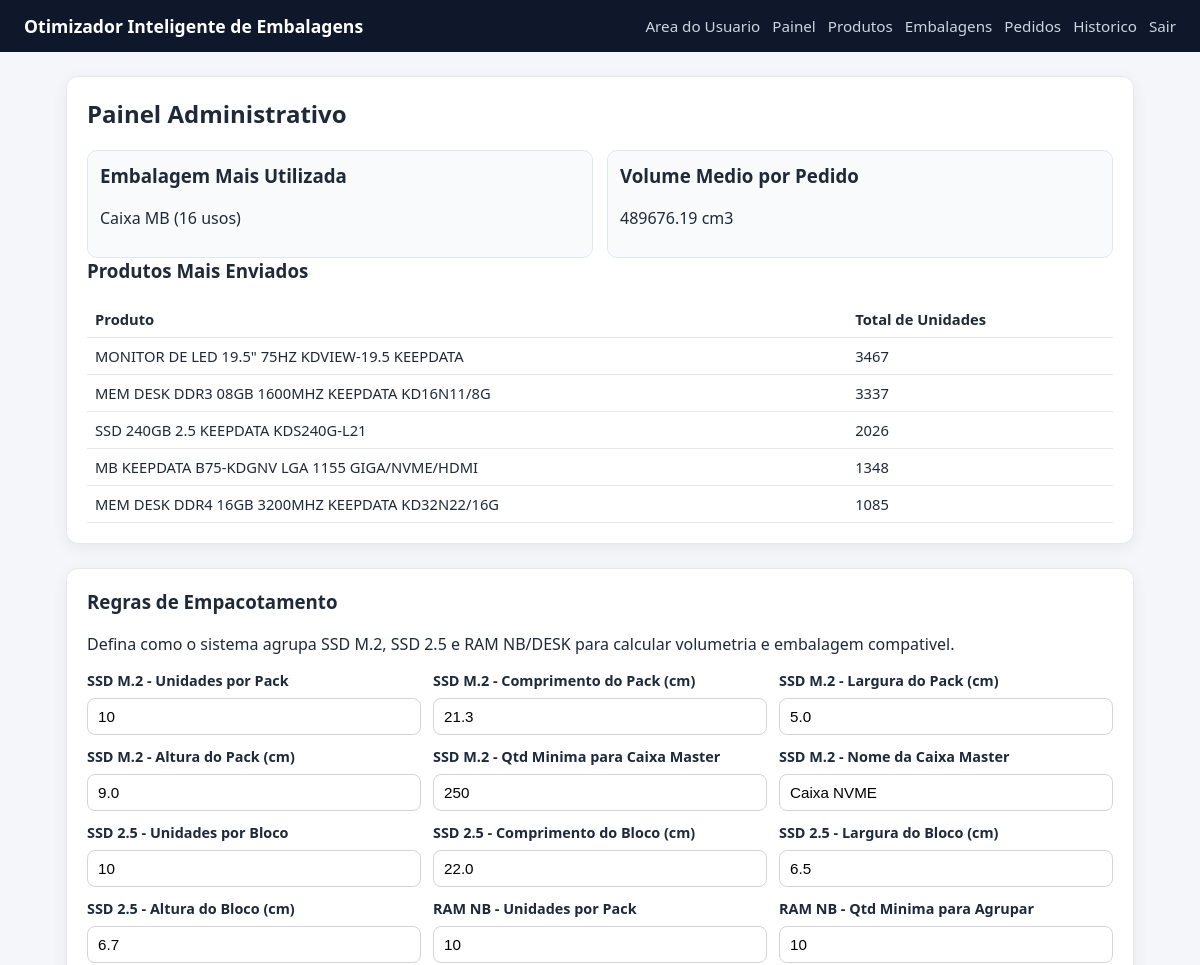
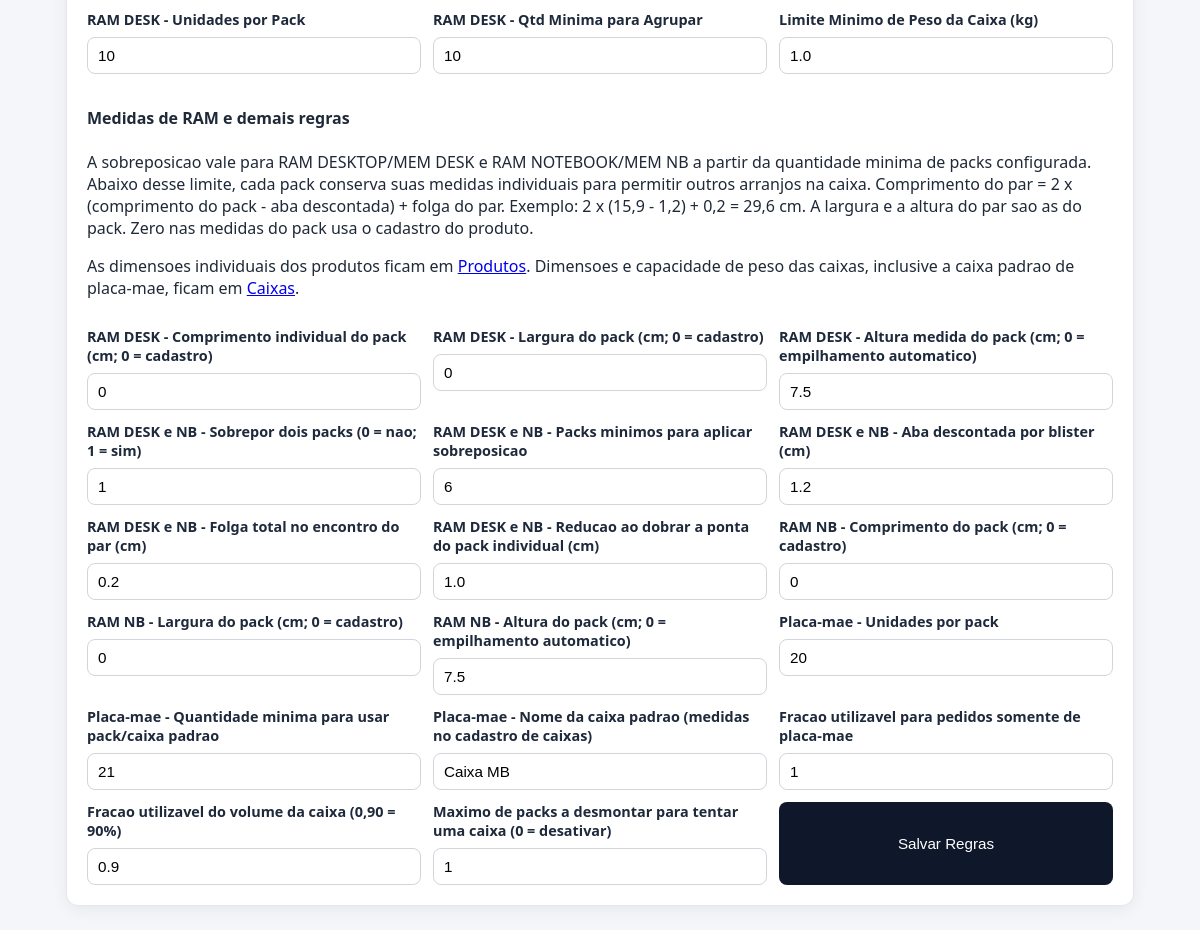
/admin (signed in), run on the app's committed database (2 pictures, top to bottom).
### tables this page shows
CREATE TABLE products (
                id INTEGER PRIMARY KEY AUTOINCREMENT,
                name TEXT NOT NULL UNIQUE,
                length_cm REAL NOT NULL,
                width_cm REAL NOT NULL,
                height_cm REAL NOT NULL,
                weight REAL NOT NULL
            , sku TEXT);

CREATE TABLE app_settings (
                key TEXT PRIMARY KEY,
                value TEXT NOT NULL
            );

### app_volum.py (the view)
@app.route("/admin", methods=["GET"])
@admin_required
def admin_dashboard():
    stats = get_dashboard_stats(DB_PATH)
    packing_rules = get_packing_rules(DB_PATH)
    return render_template("dashboard.html", stats=stats, packing_rules=packing_rules, extra_packing_fields=EXTRA_PACKING_FIELDS)

### app_volum.py (called while the page is built)
def admin_required(view_func):
    @wraps(view_func)
    def _wrapped(*args, **kwargs):
        if not session.get("is_admin"):
            next_url = request.path
            return redirect(url_for("admin_login", next=next_url))
        return view_func(*args, **kwargs)
    return _wrapped

### database.py (called while the page is built)
def get_connection(db_path):
    conn = sqlite3.connect(db_path)
    conn.row_factory = sqlite3.Row
    return conn

def _safe_int(value, default):
    try:
        return int(float(value))
    except Exception:
        return int(default)

def _safe_float(value, default):
    try:
        return float(value)
    except Exception:
        return float(default)

def get_packing_rules(db_path):
    rules = dict(DEFAULT_PACKING_RULES)
    with closing(get_connection(db_path)) as conn:
        keys = list(DEFAULT_PACKING_RULES) + ['ram_bundle_qty', 'ram_bundle_min_qty']
        rows = conn.execute(
            "SELECT key, value FROM app_settings WHERE key IN (" + ",".join("?" for _ in keys) + ")", keys
        ).fetchall()
    for row in rows:
        rules[row["key"]] = row["value"]
    return _normalize_packing_rules(rules)

### templates/dashboard.html
{% extends 'base.html' %}
{% block content %}
<section class="card">
    <h2>Painel Administrativo</h2>
    <div class="stats-grid">
        <div class="stat-box">
            <h3>Embalagem Mais Utilizada</h3>
            {% if stats.most_used_box %}
                <p>{{ stats.most_used_box['name'] }} ({{ stats.most_used_box['uses'] }} usos)</p>
            {% else %}
                <p>Ainda nao ha dados de expedicao.</p>
            {% endif %}
        </div>
        <div class="stat-box">
            <h3>Volume Medio por Pedido</h3>
            <p>{{ '%.2f'|format(stats.avg_volume) }} cm3</p>
        </div>
    </div>
    <h3>Produtos Mais Enviados</h3>
    <table>
        <thead>
            <tr><th>Produto</th><th>Total de Unidades</th></tr>
        </thead>
        <tbody>
        {% for row in stats.top_products %}
            <tr>
                <td>{{ row['name'] }}</td>
                <td>{{ row['total_qty'] }}</td>
            </tr>
        {% else %}
            <tr><td colspan="2">Ainda nao ha dados de envio por produto.</td></tr>
        {% endfor %}
        </tbody>
    </table>
</section>
<section class="card" style="margin-top: 1.5rem;">
    <h3>Regras de Empacotamento</h3>
    <p>Defina como o sistema agrupa SSD M.2, SSD 2.5 e RAM NB/DESK para calcular volumetria e embalagem compativel.</p>
    <form method="post" action="{{ url_for('admin_packing_settings') }}" class="form-grid cols-2 form-packing">
        <label>SSD M.2 - Unidades por Pack
            <input type="number" min="1" step="1" name="ssdm2_bundle_qty" value="{{ packing_rules.get('ssdm2_bundle_qty', 10) }}" required>
        </label>
        <label>SSD M.2 - Comprimento do Pack (cm)
            <input type="number" min="0.1" step="0.1" name="ssdm2_bundle_length_cm" value="{{ packing_rules.get('ssdm2_bundle_length_cm', 21.3) }}" required>
        </label>
        <label>SSD M.2 - Largura do Pack (cm)
            <input type="number" min="0.1" step="0.1" name="ssdm2_bundle_width_cm" value="{{ packing_rules.get('ssdm2_bundle_width_cm', 5.0) }}" required>
        </label>
        <label>SSD M.2 - Altura do Pack (cm)
            <input type="number" min="0.1" step="0.1" name="ssdm2_bundle_height_cm" value="{{ packing_rules.get('ssdm2_bundle_height_cm', 9.0) }}" required>
        </label>
        <label>SSD M.2 - Qtd Minima para Caixa Master
            <input type="number" min="1" step="1" name="ssdm2_master_box_qty" value="{{ packing_rules.get('ssdm2_master_box_qty', 250) }}" required>
        </label>
        <label>SSD M.2 - Nome da Caixa Master
            <input type="text" name="ssdm2_default_box_name" value="{{ packing_rules.get('ssdm2_default_box_name', 'Caixa NVME') }}" required>
        </label>
        <label>SSD 2.5 - Unidades por Bloco
            <input type="number" min="1" step="1" name="ssd25_bundle_qty" value="{{ packing_rules['ssd25_bundle_qty'] }}" required>
        </label>
        <label>SSD 2.5 - Comprimento do Bloco (cm)
            <input type="number" min="0.1" step="0.1" name="ssd25_bundle_length_cm" value="{{ packing_rules['ssd25_bundle_length_cm'] }}" required>
        </label>
        <label>SSD 2.5 - Largura do Bloco (cm)
            <input type="number" min="0.1" step="0.1" name="ssd25_bundle_width_cm" value="{{ packing_rules['ssd25_bundle_width_cm'] }}" required>
        </label>
        <label>SSD 2.5 - Altura do Bloco (cm)
            <input type="number" min="0.1" step="0.1" name="ssd25_bundle_height_cm" value="{{ packing_rules['ssd25_bundle_height_cm'] }}" required>
        </label>
        <label>RAM NB - Unidades por Pack
            <input type="number" min="1" step="1" name="ram_nb_bundle_qty" value="{{ packing_rules['ram_nb_bundle_qty'] }}" required>
        </label>
        <label>RAM NB - Qtd Minima para Agrupar
            <input type="number" min="1" step="1" name="ram_nb_bundle_min_qty" value="{{ packing_rules['ram_nb_bundle_min_qty'] }}" required>
        </label>
        <label>RAM DESK - Unidades por Pack
            <input type="number" min="1" step="1" name="ram_desk_bundle_qty" value="{{ packing_rules['ram_desk_bundle_qty'] }}" required>
        </label>
        <label>RAM DESK - Qtd Minima para Agrupar
            <input type="number" min="1" step="1" name="ram_desk_bundle_min_qty" value="{{ packing_rules['ram_desk_bundle_min_qty'] }}" required>
        </label>
        <label>Limite Minimo de Peso da Caixa (kg)
            <input type="number" min="0" step="0.1" name="min_effective_max_weight_kg" value="{{ packing_rules['min_effective_max_weight_kg'] }}" required>
        </label>
        <div style="grid-column:1/-1;">
            <h4>Medidas de RAM e demais regras</h4>
            <p>A sobreposicao vale para RAM DESKTOP/MEM DESK e RAM NOTEBOOK/MEM NB a partir da quantidade minima de packs configurada. Abaixo desse limite, cada pack conserva suas medidas individuais para permitir outros arranjos na caixa. Comprimento do par = 2 x (comprimento do pack - aba descontada) + folga do par. Exemplo: 2 x (15,9 - 1,2) + 0,2 = 29,6 cm. A largura e a altura do par sao as do pack. Zero nas medidas do pack usa o cadastro do produto.</p>
            <p>As dimensoes individuais dos produtos ficam em <a href="{{ url_for('products') }}">Produtos</a>. Dimensoes e capacidade de peso das caixas, inclusive a caixa padrao de placa-mae, ficam em <a href="{{ url_for('boxes') }}">Caixas</a>.</p>
        </div>
        {% for key, spec in extra_packing_fields.items() %}
        <label>{{ spec[0] }}
            {% if spec[2] is none %}
            <input type="text" name="{{ key }}" value="{{ packing_rules[key] }}">
            {% else %}
            <input type="number" name="{{ key }}" value="{{ packing_rules[key] }}" min="{{ spec[2] }}" max="{{ spec[3] }}" step="{{ spec[4] }}" required>
            {% endif %}
        </label>
        {% endfor %}
        <button type="submit">Salvar Regras</button>
    </form>
</section>
{% endblock %}

### static/style.css (style rules this page uses)
* { box-sizing: border-box; }
body { margin: 0; font-family: Segoe UI, Tahoma, sans-serif; background: #f4f6fa; color: #1f2937; }
.card { background: #fff; border-radius: 12px; padding: 20px; border: 1px solid #e5e7eb; box-shadow: 0 4px 16px rgba(15, 23, 42, 0.06); margin-bottom: 18px; }
h2, h3 { margin-top: 0; }
.form-grid { display: grid; gap: 12px; }
.form-grid.cols-2 { grid-template-columns: repeat(auto-fit, minmax(280px, 1fr)); }
.form-packing label { display: flex; flex-direction: column; gap: 6px; font-size: 0.9rem; font-weight: 600; color: #1e293b; }
.form-packing label input { margin-top: 2px; }
label { display: grid; gap: 6px; font-size: 0.95rem; word-break: break-word; }
input, select, button { padding: 9px 10px; border-radius: 8px; border: 1px solid #d1d5db; font-size: 0.95rem; }
button, .btn { background: #0f172a; color: #fff; border: 0; cursor: pointer; text-decoration: none; display: inline-block; }
table { width: 100%; border-collapse: collapse; margin-top: 12px; }
th, td { border-bottom: 1px solid #e5e7eb; text-align: left; padding: 8px; font-size: 0.92rem; }
.stats-grid { display: grid; gap: 14px; grid-template-columns: repeat(auto-fit, minmax(230px, 1fr)); }
.stat-box { background: #f8fafc; border: 1px solid #e2e8f0; border-radius: 10px; padding: 12px; }

### data on the page
products: name "MONITOR DE LED 19.5\" 75HZ KDVIEW-19.5 KEEPDATA", total_qty "3467"
products: name "MEM DESK DDR3 08GB 1600MHZ KEEPDATA KD16N11/8G", total_qty "3337"
products: name "SSD 240GB 2.5 KEEPDATA KDS240G-L21", total_qty "2026"
products: name "MB KEEPDATA B75-KDGNV LGA 1155 GIGA/NVME/HDMI", total_qty "1348"
products: name "MEM DESK DDR4 16GB 3200MHZ KEEPDATA KD32N22/16G", total_qty "1085"
app_settings: mb_default_box_name "Caixa MB"

### other printed values
{{ stats.most_used_box['name'] }} "Caixa MB"
{{ stats.most_used_box['uses'] }} "16"
{{ '%.2f'|format(stats.avg_volume) }} "489676.19"
{{ spec[0] }} "RAM DESK - Comprimento individual do pack (cm; 0 = cadastro)" "RAM DESK - Largura do pack (cm; 0 = cadastro)" "RAM DESK - Altura medida do pack (cm; 0 = empilhamento automatico)" "RAM DESK e NB - Sobrepor dois packs (0 = nao; 1 = sim)" "RAM DESK e NB - Packs minimos para aplicar sobreposicao" "RAM DESK e NB - Aba descontada por blister (cm)" "RAM DESK e NB - Folga total no encontro do par (cm)" "RAM DESK e NB - Reducao ao dobrar a ponta do pack individual (cm)" "RAM NB - Comprimento do pack (cm; 0 = cadastro)" "RAM NB - Largura do pack (cm; 0 = cadastro)" "RAM NB - Altura do pack (cm; 0 = empilhamento automatico)" "Placa-mae - Unidades por pack" "Placa-mae - Quantidade minima para usar pack/caixa padrao" "Placa-mae - Nome da caixa padrao (medidas no cadastro de caixas)" "Fracao utilizavel para pedidos somente de placa-mae" "Fracao utilizavel do volume da caixa (0,90 = 90%)" "Maximo de packs a desmontar para tentar uma caixa (0 = desativar)"
